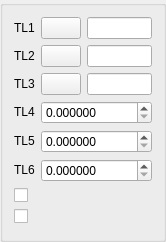
<?xml version="1.0" encoding="UTF-8"?>
<ui version="4.0">
 <class>DlgRef_3Sel3Spin2Check_QTD</class>
 <widget class="QWidget" name="DlgRef_3Sel3Spin2Check_QTD">
  <property name="geometry">
   <rect>
    <x>0</x>
    <y>0</y>
    <width>120</width>
    <height>242</height>
   </rect>
  </property>
  <property name="windowTitle">
   <string/>
  </property>
  <layout class="QGridLayout">
   <property name="margin">
    <number>0</number>
   </property>
   <item row="0" column="0">
    <widget class="QGroupBox" name="GroupBox1">
     <property name="title">
      <string/>
     </property>
     <layout class="QGridLayout">
      <item row="0" column="0">
       <widget class="QLabel" name="TextLabel1">
        <property name="sizePolicy">
         <sizepolicy hsizetype="Fixed" vsizetype="Fixed">
          <horstretch>0</horstretch>
          <verstretch>0</verstretch>
         </sizepolicy>
        </property>
        <property name="text">
         <string>TL1</string>
        </property>
        <property name="wordWrap">
         <bool>false</bool>
        </property>
       </widget>
      </item>
      <item row="0" column="1">
       <widget class="QPushButton" name="PushButton1">
        <property name="sizePolicy">
         <sizepolicy hsizetype="Fixed" vsizetype="Fixed">
          <horstretch>0</horstretch>
          <verstretch>0</verstretch>
         </sizepolicy>
        </property>
        <property name="text">
         <string/>
        </property>
       </widget>
      </item>
      <item row="0" column="2">
       <widget class="QLineEdit" name="LineEdit1"/>
      </item>
      <item row="1" column="0">
       <widget class="QLabel" name="TextLabel2">
        <property name="sizePolicy">
         <sizepolicy hsizetype="Fixed" vsizetype="Fixed">
          <horstretch>0</horstretch>
          <verstretch>0</verstretch>
         </sizepolicy>
        </property>
        <property name="text">
         <string>TL2</string>
        </property>
        <property name="wordWrap">
         <bool>false</bool>
        </property>
       </widget>
      </item>
      <item row="1" column="1">
       <widget class="QPushButton" name="PushButton2">
        <property name="sizePolicy">
         <sizepolicy hsizetype="Fixed" vsizetype="Fixed">
          <horstretch>0</horstretch>
          <verstretch>0</verstretch>
         </sizepolicy>
        </property>
        <property name="text">
         <string/>
        </property>
       </widget>
      </item>
      <item row="1" column="2">
       <widget class="QLineEdit" name="LineEdit2"/>
      </item>
      <item row="2" column="0">
       <widget class="QLabel" name="TextLabel3">
        <property name="sizePolicy">
         <sizepolicy hsizetype="Fixed" vsizetype="Fixed">
          <horstretch>0</horstretch>
          <verstretch>0</verstretch>
         </sizepolicy>
        </property>
        <property name="text">
         <string>TL3</string>
        </property>
        <property name="wordWrap">
         <bool>false</bool>
        </property>
       </widget>
      </item>
      <item row="2" column="1">
       <widget class="QPushButton" name="PushButton3">
        <property name="sizePolicy">
         <sizepolicy hsizetype="Fixed" vsizetype="Fixed">
          <horstretch>0</horstretch>
          <verstretch>0</verstretch>
         </sizepolicy>
        </property>
        <property name="text">
         <string/>
        </property>
       </widget>
      </item>
      <item row="2" column="2">
       <widget class="QLineEdit" name="LineEdit3"/>
      </item>
      <item row="3" column="0">
       <widget class="QLabel" name="TextLabel4">
        <property name="sizePolicy">
         <sizepolicy hsizetype="Fixed" vsizetype="Fixed">
          <horstretch>0</horstretch>
          <verstretch>0</verstretch>
         </sizepolicy>
        </property>
        <property name="text">
         <string>TL4</string>
        </property>
        <property name="wordWrap">
         <bool>false</bool>
        </property>
       </widget>
      </item>
      <item row="3" column="1" colspan="2">
       <widget class="SalomeApp_DoubleSpinBox" name="SpinBox1">
        <property name="decimals">
         <number>6</number>
        </property>
        <property name="maximum">
         <double>1000000000.000000000000000</double>
        </property>
       </widget>
      </item>
      <item row="4" column="0">
       <widget class="QLabel" name="TextLabel5">
        <property name="sizePolicy">
         <sizepolicy hsizetype="Fixed" vsizetype="Fixed">
          <horstretch>0</horstretch>
          <verstretch>0</verstretch>
         </sizepolicy>
        </property>
        <property name="text">
         <string>TL5</string>
        </property>
        <property name="wordWrap">
         <bool>false</bool>
        </property>
       </widget>
      </item>
      <item row="4" column="1" colspan="2">
       <widget class="SalomeApp_DoubleSpinBox" name="SpinBox2">
        <property name="decimals">
         <number>6</number>
        </property>
        <property name="maximum">
         <double>1000000000.000000000000000</double>
        </property>
       </widget>
      </item>
      <item row="5" column="0">
       <widget class="QLabel" name="TextLabel6">
        <property name="sizePolicy">
         <sizepolicy hsizetype="Fixed" vsizetype="Fixed">
          <horstretch>0</horstretch>
          <verstretch>0</verstretch>
         </sizepolicy>
        </property>
        <property name="text">
         <string>TL6</string>
        </property>
        <property name="wordWrap">
         <bool>false</bool>
        </property>
       </widget>
      </item>
      <item row="5" column="1" colspan="2">
       <widget class="SalomeApp_DoubleSpinBox" name="SpinBox3">
        <property name="decimals">
         <number>6</number>
        </property>
        <property name="maximum">
         <double>1000000000.000000000000000</double>
        </property>
       </widget>
      </item>
      <item row="6" column="0" colspan="3">
       <widget class="QCheckBox" name="CheckBox1">
        <property name="text">
         <string/>
        </property>
       </widget>
      </item>
      <item row="7" column="0" colspan="3">
       <widget class="QCheckBox" name="CheckBox2">
        <property name="text">
         <string/>
        </property>
       </widget>
      </item>
     </layout>
    </widget>
   </item>
  </layout>
 </widget>
 <layoutdefault spacing="6" margin="11"/>
 <pixmapfunction>qPixmapFromMimeSource</pixmapfunction>
 <customwidgets>
  <customwidget>
   <class>SalomeApp_DoubleSpinBox</class>
   <extends>QDoubleSpinBox</extends>
   <header location="global">SalomeApp_DoubleSpinBox.h</header>
  </customwidget>
 </customwidgets>
 <tabstops>
  <tabstop>PushButton1</tabstop>
  <tabstop>LineEdit1</tabstop>
  <tabstop>PushButton2</tabstop>
  <tabstop>LineEdit2</tabstop>
  <tabstop>PushButton3</tabstop>
  <tabstop>LineEdit3</tabstop>
  <tabstop>SpinBox1</tabstop>
  <tabstop>SpinBox2</tabstop>
  <tabstop>SpinBox3</tabstop>
  <tabstop>CheckBox1</tabstop>
  <tabstop>CheckBox2</tabstop>
 </tabstops>
 <resources/>
 <connections/>
</ui>
